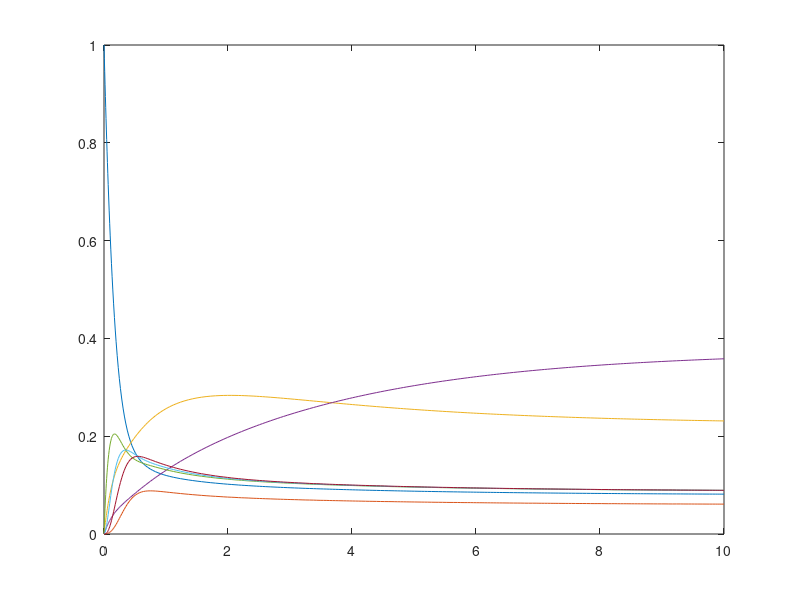

Reproduce this figure in MATLAB.
%OK
cL1 = 5;
cL2 = 10;
cP1 = 0.4;
cP2 = 0.6;
wL1 = 1;
wL2 = 0.2;
wP1 = 0.75;
wP2 = 0.25;
gL = 8;

%Infinitesimal Generator
Q = [-0.3*wP1*cL1-0.3*wP2*cL1-0.7*cL1, 0, 0.3*wP1*cL1, 0.3*wP2*cL1, 0.7*cL1, 0, 0;
    0, -0.3*wP1*cL2-0.3*wP2*cL2-0.7*cL2, 0.3*wP1*cL2, 0.3*wP2*cL2, 0.7*cL2, 0, 0;
    cP1*wL1, cP2*wL1, -cP1*wL1-cP2*wL1, 0, 0, 0, 0;
    cP1*wL2, cP2*wL2, 0,  -cP1*wL2-cP2*wL2, 0, 0, 0;
    0, 0, 0, 0, -gL, gL, 0;
    0, 0, 0, 0, 0, -gL, gL;
    cP1*gL, cP2*gL, 0, 0, 0, 0, -cP1*gL-cP2*gL];

%Starting point
p0 = [1, 0, 0, 0, 0, 0, 0];

%Compute the stady solutions
Q(:,1) = ones(7,1);
pi = p0 * inv(Q);
Q(:,1) = [- 0.3*wP1*cL1 - 0.3*wP2*cL1 - 0.7*cL1; 0; cP1*wL1; cP1*wL2; 0; 0; cP1*gL];

%State and transition rewards
alphaC = [1, 1, 0, 0, 0, 0, 0];
alphaW = [0, 0, 1, 1, 0, 0, 0];
alphaG = [0, 0, 0, 0, 1, 1, 1];
epsiX = [0, 0, 0, 0, 0, 0, 0;
        0, 0, 0, 0, 0, 0, 0;
        1, 1, 0, 0, 0, 0, 0;
        1, 1, 0, 0, 0, 0, 0;
        0, 0, 0, 0, 0, 0, 0;
        0, 0, 0, 0, 0, 0, 0;
        1, 1, 0, 0, 0, 0, 0];

%Compute state rewards performance indexes
PComputing = sum(pi.*alphaC)
PWiFi = sum(pi.*alphaW)
P4G = sum(pi.*alphaG)

%Compute transition rewards performance indexes
X = zeros(1,7);
for i=1:size(pi,2)
    X(i) = pi(i)*sum(Q(i,:).*epsiX(i,:));
end
Throughput = sum(X)

[t, Sol]=ode45(@(t,x) Q'*x, [0 10], p0');
Sol(end, :)
plot(t, Sol, "-");
